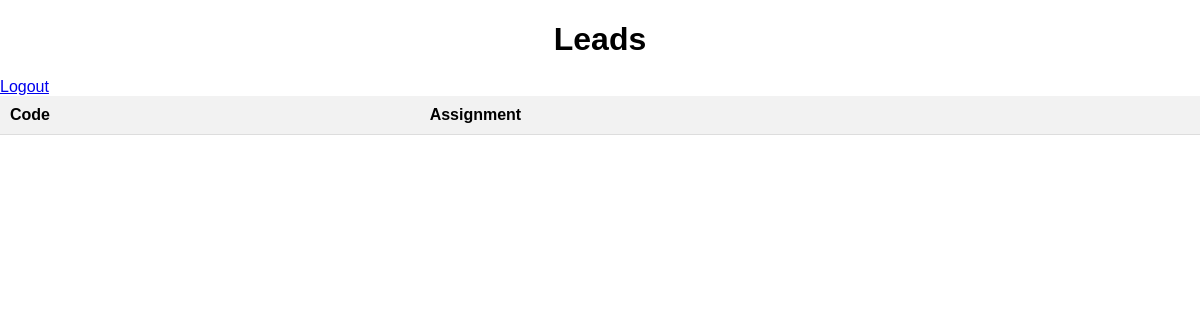
The page /leads/view/ on the database as committed earlier.
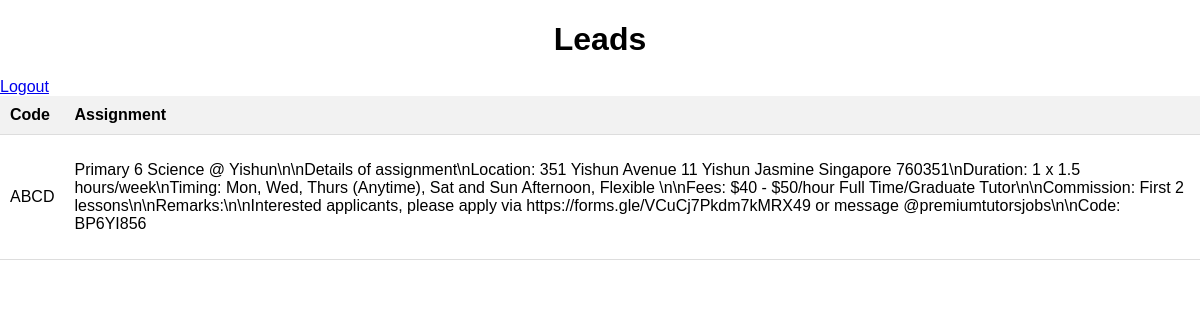
The same page on the database as committed later.
### leads/models.py (models this page shows)
class Leads(models.Model):
    STATUS_CHOICES = [
        ('new_case', 'New Case'),
        ('tutors_sent', 'Tutors Sent'),
        ('tutors_needed', 'Tutors Needed'),
        ('closed', 'Closed'),
        ('activate_tuition_centres', 'Activate Tuition Centres'),
        ('premium_education', 'Premium Education'),
        ('issue_cases', 'Issue Cases'),
        ('follow_up_to_close', 'Follow Up to Close'),
        ('group_chats_created', 'Group Chats Created'),
        ('awaiting_confirmation', 'Awaiting Confirmation'),
        ('incomplete', 'Incomplete'),
    ]
    code = models.CharField(max_length=20)
    description = models.TextField()
    client_name = models.CharField(max_length=200)
    client_number = models.CharField(max_length=15)
    status = models.CharField(
        max_length=50, choices=STATUS_CHOICES, default='new_case')
    new_applications = models.IntegerField(default=0)
    sent_applications = models.IntegerField(default=0)
    pending_applications = models.IntegerField(default=0)
    remarks = models.CharField(max_length=500)
    many_tutor_link = models.CharField(max_length=500)
    created_date = models.DateTimeField(auto_now_add=True)
    last_reviewed_date = models.DateTimeField(auto_now=True)

### leads/views.py (the view)
# urls.py: path("view/", views.lead_list, name="view-list")
def lead_list(request):
    leads = Leads.objects.all()
    return render(request, 'leads/leads-list.html', {'leads': leads})

### leads/templates/leads/leads-list.html (shortened to what this page needs)
<!DOCTYPE html>
<html lang="en">
<head>
</head>
<body>
    <h1>Leads</h1>
    <a href="{% url 'logout' %}">Logout</a>
    <table>
        <thead>
            <tr>
                <th>Code</th>
                <th>Assignment</th>
            </tr>
        </thead>
        <tbody>
            {% for lead in leads %}
            <tr>
                <td>{{ lead.code }}</td>
                <td>{{ lead.description|linebreaks }}</td>
            </tr>
            {% endfor %}
        </tbody>
    </table>
</body>
</html>

Rows that differ between the two databases and show on the page:
added Leads: code "ABCD", description "Primary 6 Science @ Yishun\\n\\nDetails of assignment\\nLocation: 351 Yishun Avenue 11 Yishun Jasmine Singapore 760351\\nDuration: 1 x 1.5 hours/week\\nTiming: Mon, Wed, Thurs (Anytime), Sat and Sun Afternoon, Flexible \\n\\nFees: $40 - $50/hour Full Time/Graduate Tutor\\n\\nCommission: First 2 lessons\\n\\nRemarks:\\n\\nInterested applicants, please apply via https://forms.gle/VCuCj7Pkdm7kMRX49 or message @premiumtutorsjobs\\n\\nCode: BP6YI856"
